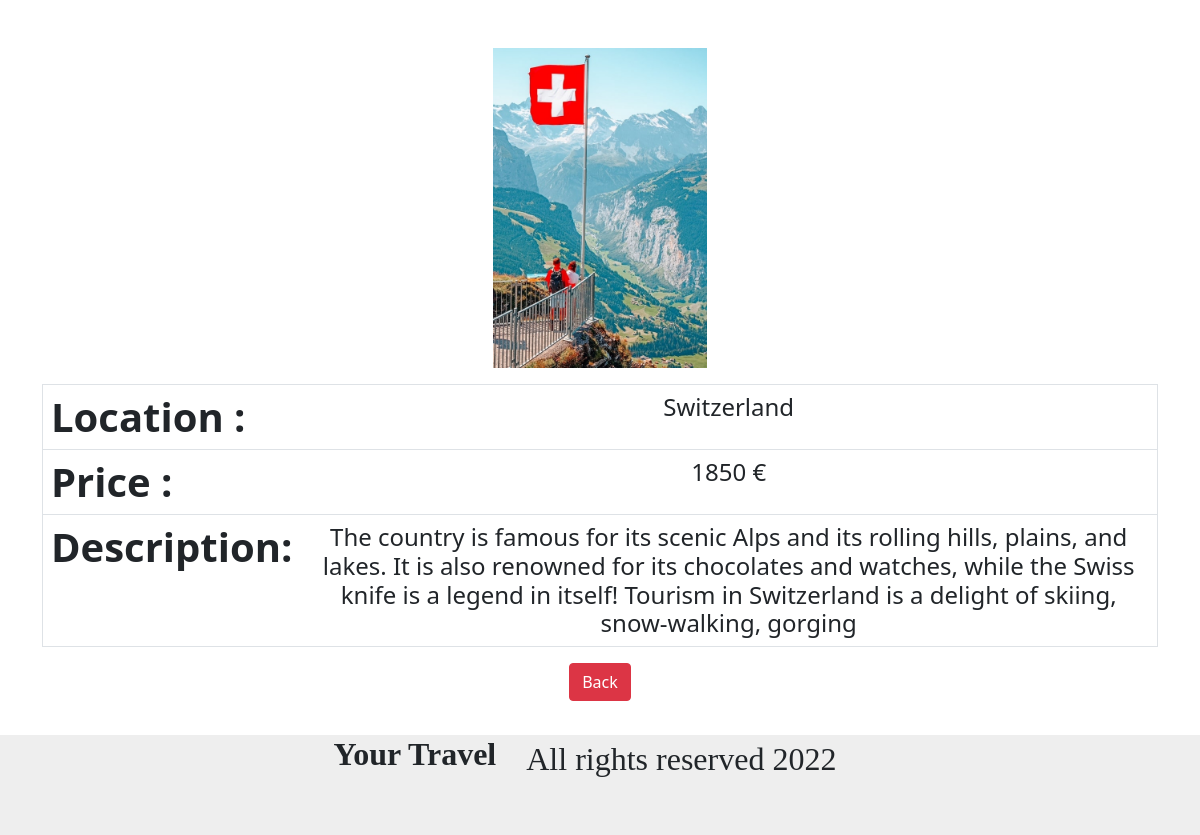
/more.php?id=3, run on the app's committed database.
### tables this page shows
CREATE TABLE `trips` (
  `id` int(25) NOT NULL,
  `picture` varchar(255) NOT NULL,
  `location` varchar(150) NOT NULL,
  `price` varchar(11) NOT NULL,
  `description` varchar(250) NOT NULL
);

### more.php (the view, shortened to what this page needs)
<?php
require_once 'actions/db_connect.php';
if ($_GET['id']) {
    $id = $_GET['id'];
    $sql = "SELECT * FROM trips WHERE id = $id" ;
    $result = mysqli_query($conn,$sql);
    if(mysqli_num_rows($result)== 1) {
        $data=mysqli_fetch_assoc($result);
    } else {
        header("location: error.php");
    }
 } else {
    header( "location: error.php");
 }
?>
<!DOCTYPE html>
<html lang="en">
<head>
    <link rel="stylesheet" href="HTML/style.css">
    <link href="https://cdn.jsdelivr.net/npm/bootstrap@5.1.3/dist/css/bootstrap.min.css" rel="stylesheet">
</head>
<body>
    <div class="d-flex justify-content-center align-items-center mt-5 mb-2"
     style="background-image: url(pictures/<?php echo $data["picture"]?>); height: 40vh;
     background-size: contain; background-repeat: no-repeat; background-position: center;">
    </div>
    <div class="container">
        <div class="class=d-flex flex-column align-items-center py-2">
            <table class='table border border-4-light'>
                <tr>
                    <th class="h1 fw-bold ">Location :</th>
                    <td class="h4 text-center "><?php echo $data['location']?></td>
                </tr>
                <tr>
                    <th class="h1 fw-bold ">Price :</th>
                    <td class="h4 text-center "><?php echo $data['price'] ?> €</td>
                </tr>
                <tr>
                    <th class="h1 fw-bold ">Description:</th>
                    <td class="h4 text-center "> <?php echo $data['description']?> </td>
                </tr>
            </table>
            <div class="d-flex justify-content-center my-3">
                <a href="index.php" class='btn btn-danger'>Back</a>
            </div>
        </div>
    </div>
    <?php
        require_once 'HTML/footer.php';
    ?>
</body>
</html>

### HTML/style.css (style rules this page uses)
* { margin: 0; padding: 0; box-sizing: border-box; }
.container { margin: 0 auto; padding-left: 15px; padding-right: 15px; }

### data on the page
trips: picture (picture), location "Switzerland", price "1850", description "The country is famous for its scenic Alps and its rolling hills, plains, and lakes. It is also renowned for its chocolates and watches, while the Swiss knife is a legend in itself! Tourism in Switzerland is a delight of skiing, snow-walking, gorging"
